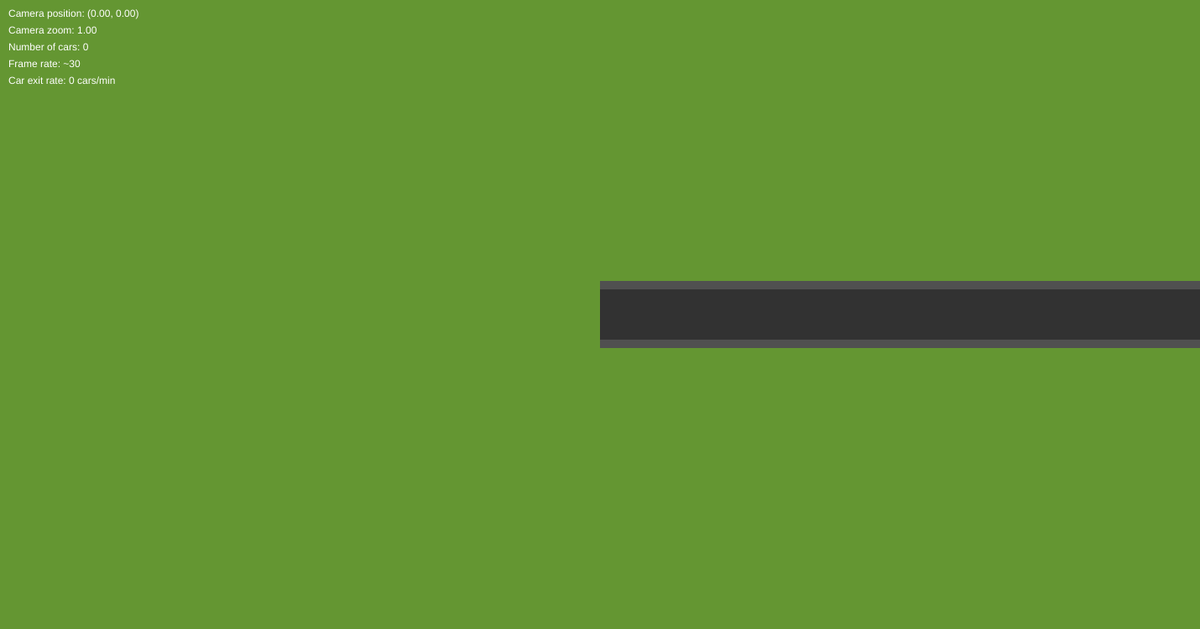
Frame 1 (no input)
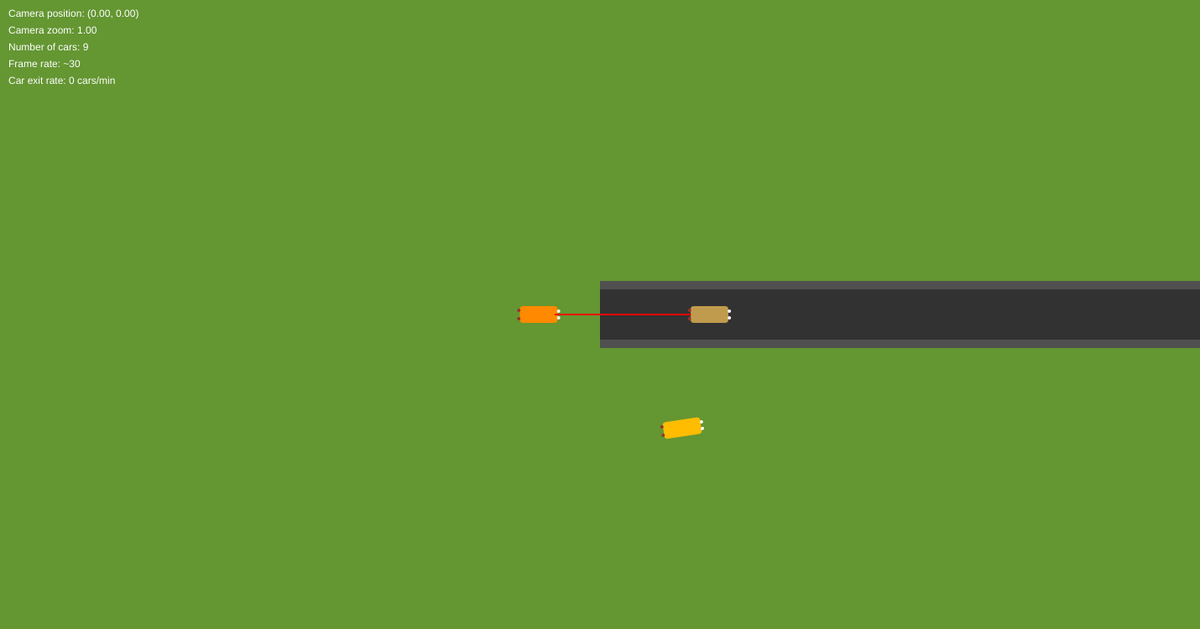
Frame 60 (no input)
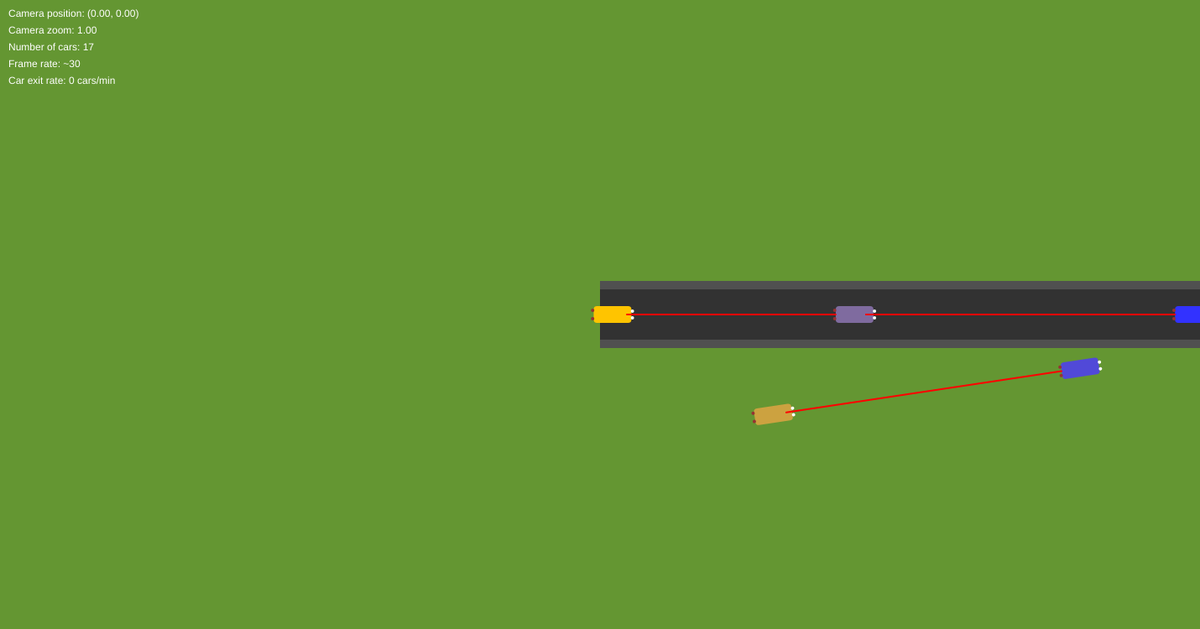
Frame 120 (the mouse pressed at the canvas centre since frame 60)

The p5.js sketch that drew these frames (run headless with seeded random() and noise() and a simulated clock; from frame 60 on, the mouse is pressed at the canvas centre):

// p5.js sketch
// ── sketch.js
'use strict';

let dt = 1 / 30; // Time step in seconds
let cars = [];
let nodes = [];

// Camera control variables
let camX = 0;
let camY = 0;
let camZoom = 1;

// Scaling factor: pixels per meter
const pixelsPerMeter = 10; // 10 pixels represent 1 meter

let lastCarExitFrame = 0;
let carsPerMinute = 0;
let timeSinceLastNormalCar = 0;
let timeSinceLastMergerCar = 0;

function angleTowards(position, target) {
    return atan2(target.y - position.y, target.x - position.x);
}

class Car {
    constructor(x, y, acceleration, rotationalVelocity, targetSpeed) {
        this.position = createVector(x, y); // Position in meters
        this.velocity = createVector(0, 0); // Velocity in meters per second
        this.acceleration = acceleration; // Acceleration in meters per second squared
        this.rotationalVelocity = rotationalVelocity; // Rotational velocity in radians per second
        this.targetSpeed = targetSpeed; // Target speed in meters per second

        this.theta = 0; // Orientation angle in radians
        this.width = 4.5; // Car width in meters (approximate width of a car)
        this.height = 2; // Car height in meters
        this.targetNode = null;

        this.ray = null;
        this.lastAcceleration = 0;
        this.isFinished = false;
        this.exitFrame = null;
    }

    getBoundingBox() {
        let halfWidth = this.width / 2;
        let halfHeight = this.height / 2;
        let corners = [
            createVector(-halfWidth, -halfHeight),
            createVector(halfWidth, -halfHeight),
            createVector(halfWidth, halfHeight),
            createVector(-halfWidth, halfHeight)
        ];

        // Rotate and translate corners to world position
        let boundingBox = [];
        for (let corner of corners) {
            let rotatedCorner = p5.Vector.rotate(corner, this.theta);
            let worldCorner = p5.Vector.add(this.position, rotatedCorner);
            boundingBox.push(worldCorner);
        }

        return boundingBox;
    }

    getNextCarDistance() {
        let rayOrigin = p5.Vector.add(this.position, p5.Vector.fromAngle(this.theta).setMag(this.width / 2));
        let rayDir = p5.Vector.fromAngle(this.theta);
        let minDistance = Infinity;

        for (let otherCar of cars) {
            if (otherCar !== this) {
                let boundingBox = otherCar.getBoundingBox();

                // Check each edge of the bounding box
                for (let i = 0; i < boundingBox.length; i++) {
                    let p1 = boundingBox[i];
                    let p2 = boundingBox[(i + 1) % boundingBox.length];

                    let intersection = this.raySegmentIntersection(rayOrigin, rayDir, p1, p2);

                    if (intersection.intersects) {
                        if (intersection.t >= 0 && intersection.u >= 0 && intersection.u <= 1) {
                            if (intersection.t < minDistance) {
                                minDistance = intersection.t;
                                this.ray = {
                                    origin: rayOrigin,
                                    direction: rayDir,
                                    distance: minDistance
                                };
                            }
                        }
                    }
                }
            }
        }

        return minDistance;
    }

    raySegmentIntersection(rayOrigin, rayDir, p1, p2) {
        // Ray: r(t) = rayOrigin + t * rayDir, t >= 0
        // Segment: s(u) = p1 + u * (p2 - p1), 0 <= u <= 1
        let v1 = rayOrigin.copy().sub(p1);
        let v2 = p2.copy().sub(p1);
        let v3 = createVector(-rayDir.y, rayDir.x);

        let dot = v2.dot(v3);

        if (abs(dot) < 0.000001) {
            // Parallel lines
            return { intersects: false };
        }

        let t = v2.cross(v1).z / dot;
        let u = v1.dot(v3) / dot;

        return { intersects: true, t: t, u: u };
    }

    update() {
        if (!this.isFinished) {
            this.updateTargetNode();
            this.updateSteering();
            this.updateSpeed();
            this.updatePosition();
            this.checkIfFinished();
        }
    }

    updateTargetNode() {
        if (this.targetNode == null) {
            // Find the closest starting node
            let closestNode = null;
            let closestDistance = Infinity;
            for (let node of nodes) {
                if (node.position.x < this.position.x - 10) {
                    continue; // Skip nodes behind the car
                }
                let distance = p5.Vector.dist(this.position, node.position);
                if (distance < closestDistance) {
                    closestDistance = distance;
                    closestNode = node;
                }
            }
            if (closestNode) {
                this.targetNode = closestNode.next;
            }
        }
    }

    updateSteering() {
        if (this.targetNode != null) {
            let angle = angleTowards(this.position, this.targetNode.position);
            let angleDifference = angle - this.theta;
            angleDifference = (angleDifference + PI) % TWO_PI - PI; // Normalize to [-PI, PI]
            this.theta += angleDifference * this.rotationalVelocity * dt;
        }
    }

    updateSpeed() {
        // Collision avoidance using getNextCarDistance()
        let distanceToNextCar = this.getNextCarDistance();
        let stopDistance = this.width * 0.5 + 1; // Stop distance in meters
        let brakingDistance = stopDistance + (this.velocity.mag() * this.velocity.mag()) / (2 * this.acceleration); // Threshold distance in meters
        let desiredSpeed = this.targetSpeed;

        if (distanceToNextCar < brakingDistance && distanceToNextCar > stopDistance) {
            // Slow down proportionally to the distance to the next car
            desiredSpeed = map(
                distanceToNextCar,
                0,
                brakingDistance,
                0,
                this.targetSpeed
            );
            desiredSpeed = constrain(desiredSpeed, 0, this.targetSpeed);
        } else if (distanceToNextCar == stopDistance) {
            // Stop the car
            desiredSpeed = 0;
        } else if (distanceToNextCar < stopDistance) {
            // Reverse if too close to the next car
            desiredSpeed = -this.targetSpeed;
        }

        // Impart a little bit of drag on the car
        this.velocity.mult(0.99);

        // Adjust current speed towards desired speed
        let currentSpeed = this.velocity.mag();

        if (currentSpeed < desiredSpeed) {
            // Accelerate
            currentSpeed += this.acceleration * dt;
            this.lastAcceleration = this.acceleration;
            currentSpeed = min(currentSpeed, desiredSpeed);
        } else {
            // Decelerate
            currentSpeed -= 3 * this.acceleration * dt;
            this.lastAcceleration = -this.acceleration;
            currentSpeed = max(currentSpeed, desiredSpeed);
        }

        // Update velocity based on current speed and heading
        this.velocity = p5.Vector.fromAngle(this.theta).setMag(currentSpeed);
    }

    updatePosition() {
        let deltaPos = p5.Vector.mult(this.velocity, dt);
        this.position.add(deltaPos);
    }

    checkIfFinished() {
        // Check if reached the target node
        if (this.targetNode != null && p5.Vector.dist(this.position, this.targetNode.position) < 2) {
            if (this.targetNode.next == null) {
                // Mark the car as finished
                this.isFinished = true;
                this.exitFrame = frameCount;
            }
            this.targetNode = this.targetNode.next;
        }
    }

    draw() {
        push();
        // Convert position from meters to pixels
        translate(this.position.x * pixelsPerMeter, this.position.y * pixelsPerMeter);
        rotate(this.theta);

        // Set rect mode to center
        rectMode(CENTER);
        noStroke();

        // Car body
        let speedColor;
        let currentSpeed = this.velocity.mag();
        if (currentSpeed < this.targetSpeed / 10) {
            speedColor = color(200, 0, 0); // Red color for stopped cars
        } else if (currentSpeed < this.targetSpeed / 2) {
            let orangeColor = color(255, 100, 0); // Orange color for medium speed cars
            let yellowColor = color(255, 200, 0); // Yellow color for slow cars
            let transition = map(currentSpeed, this.targetSpeed / 10, this.targetSpeed / 2, 0, 1);
            speedColor = lerpColor(orangeColor, yellowColor, transition);
        } else {
            let yellowColor = color(255, 200, 0); // Yellow color for slow cars
            let blueColor = color(50, 50, 255); // Blue color for fast cars
            let transition = map(currentSpeed, this.targetSpeed / 2, this.targetSpeed, 0, 1);
            speedColor = lerpColor(yellowColor, blueColor, transition);
        }
        fill(speedColor);
        let bodyWidth = this.width * pixelsPerMeter;
        let bodyHeight = this.height * pixelsPerMeter;
        rect(0, 0, bodyWidth, bodyHeight, bodyHeight * 0.2); // Rounded corners

        let wheelRadius = (this.height * 0.4) * pixelsPerMeter;

        // Headlights
        fill(255, 255, 255);
        let headlightSize = wheelRadius * 0.5;
        ellipse(
            bodyWidth / 2 + headlightSize * 0.3,
            -bodyHeight * 0.2,
            headlightSize,
            headlightSize
        );
        ellipse(
            bodyWidth / 2 + headlightSize * 0.3,
            bodyHeight * 0.2,
            headlightSize,
            headlightSize
        );

        // Tail lights
        let taillightColor = this.lastAcceleration >= 0 ? color(150, 50, 50) : color(255, 20, 20);
        fill(taillightColor);
        let taillightSize = this.lastAcceleration >= 0 ? headlightSize : headlightSize * 2;
        ellipse(
            -bodyWidth / 2 - taillightSize * 0.3,
            -bodyHeight * 0.25,
            taillightSize,
            taillightSize
        );
        ellipse(
            -bodyWidth / 2 - taillightSize * 0.3,
            bodyHeight * 0.25,
            taillightSize,
            taillightSize
        );

        pop();

        if (this.ray != null) {
            // Draw ray for collision avoidance
            stroke(255, 0, 0); // Red color
            strokeWeight(2);
            let rayEnd = p5.Vector.add(this.ray.origin, p5.Vector.mult(this.ray.direction, this.ray.distance));
            line(
                this.ray.origin.x * pixelsPerMeter,
                this.ray.origin.y * pixelsPerMeter,
                rayEnd.x * pixelsPerMeter,
                rayEnd.y * pixelsPerMeter
            );
        }
    }
}

class RoadNode {
    constructor(x, y) {
        this.position = createVector(x, y); // Position in meters
        this.next = null;
        this.previous = null;
        this.roadWidth = 6; // Width of the road in meters
        this.shoulderWidth = 1; // Width of the shoulder in meters
    }

    draw() {
        if (this.next != null) {
            push();
            // Calculate positions and transformations
            let startPos = createVector(
                this.position.x * pixelsPerMeter,
                this.position.y * pixelsPerMeter
            );
            let endPos = createVector(
                this.next.position.x * pixelsPerMeter,
                this.next.position.y * pixelsPerMeter
            );
            let direction = p5.Vector.sub(endPos, startPos);
            let angle = direction.heading();
            let distance = direction.mag();

            translate(startPos.x, startPos.y);
            rotate(angle);
            rectMode(CORNER);

            // Draw road shoulders
            noStroke();
            fill(80, 80, 80); // Dark gray for shoulders
            rect(
                0,
                - (this.roadWidth / 2 + this.shoulderWidth) * pixelsPerMeter,
                distance,
                this.shoulderWidth * pixelsPerMeter
            );
            rect(
                0,
                (this.roadWidth / 2) * pixelsPerMeter,
                distance,
                this.shoulderWidth * pixelsPerMeter
            );

            // Draw road surface
            fill(50); // Darker gray for road
            rect(
                0,
                -this.roadWidth * pixelsPerMeter / 2,
                distance,
                this.roadWidth * pixelsPerMeter
            );

            pop();
        }
    }
}

function setup() {
    frameRate(40);
    createCanvas(1430, 750);

    // Create a straight road with 12 nodes
    for (let i = 0; i < 12; i++) {
        let x = i * 100; // X position in meters
        let y = 0; // Y position in meters
        let node = new RoadNode(x, y); // Positions in meters
        nodes.push(node);
        if (i > 0) {
            nodes[i - 1].next = node;
            node.previous = nodes[i - 1];
        }
    }
}

function addCars() {
    let acceleration = 15;
    let rotationalVelocity = 10;
    let targetSpeed = 33.5;

    let mergersPerSecond = 10;
    let normalCarsPerSecond = 10;

    if (timeSinceLastMergerCar >= 1 / mergersPerSecond) {
        // Add merger car
        let x = int(random(0, 5)) * 200; // Random x position between 0 and 800 meters
        let y = 15; // Y position for mergers
        let isCarAlreadyThere = cars.some(car => p5.Vector.dist(car.position, createVector(x, y)) < 10);
        if (!isCarAlreadyThere) {
            let car = new Car(x, y, acceleration, rotationalVelocity, targetSpeed);
            cars.push(car);
        }
        timeSinceLastMergerCar = 0;
    }

    if (timeSinceLastNormalCar >= 1 / normalCarsPerSecond) {
        // Add normal car
        let x = nodes[0].position.x - 10; // X position 10 meters behind the first node
        let y = 0; // Y position in meters
        let isCarAlreadyThere = cars.some(car => p5.Vector.dist(car.position, createVector(x, y)) < 10);
        if (!isCarAlreadyThere) {
            let car = new Car(x, y, acceleration, rotationalVelocity, targetSpeed);
            cars.push(car);
        }
        timeSinceLastNormalCar = 0;
    }
}

function drawHUD() {
    // Draw the camera position and zoom level
    push();
    fill(255);
    noStroke();
    text("Camera position: (" + camX.toFixed(2) + ", " + camY.toFixed(2) + ")", 10, 20);
    text("Camera zoom: " + camZoom.toFixed(2), 10, 40);
    text("Number of cars: " + cars.length, 10, 60);
    text("Frame rate: ~" + (Math.round(frameRate() / 5) * 5).toFixed(0), 10, 80);
    text("Car exit rate: " + carsPerMinute.toFixed(0) + " cars/min", 10, 100);
    pop();
}

function draw() {
    // Background color (grass)
    background(100, 150, 50);

    // Apply camera transformations
    push();
    translate(width / 2, height / 2);
    scale(camZoom);
    translate(-camX * pixelsPerMeter, -camY * pixelsPerMeter);

    // Draw the road nodes
    for (let node of nodes) {
        node.draw();
    }

    // Update and draw the cars
    for (let car of cars) {
        car.update();
    }

    // Remove finished cars and update exit statistics
    cars = cars.filter(car => {
        if (car.isFinished) {
            let carExitDifference = car.exitFrame - lastCarExitFrame;
            lastCarExitFrame = car.exitFrame;
            let gameSecondsBetweenCarExits = carExitDifference * dt;
            let newCarsPerMinute = (1 / gameSecondsBetweenCarExits) * 60;
            carsPerMinute = carsPerMinute * 0.7 + newCarsPerMinute * 0.3;
            return false; // Remove car from array
        }
        return true; // Keep car in array
    });

    // Draw remaining cars
    for (let car of cars) {
        car.draw();
    }

    pop();

    // Update time counters
    timeSinceLastNormalCar += dt;
    timeSinceLastMergerCar += dt;

    if (cars.length < 150) {
        addCars();
    }

    drawHUD();
}

// Mouse drag to pan the camera (in meters)
function mouseDragged() {
    camX -= (movedX / camZoom) / pixelsPerMeter;
    camY -= (movedY / camZoom) / pixelsPerMeter;
}

// Mouse wheel to zoom in and out
function mouseWheel(event) {
    let zoomFactor = 1.05;
    if (event.deltaY > 0) {
        camZoom /= zoomFactor;
    } else {
        camZoom *= zoomFactor;
    }
    return false; // Prevent default scrolling behavior
}
